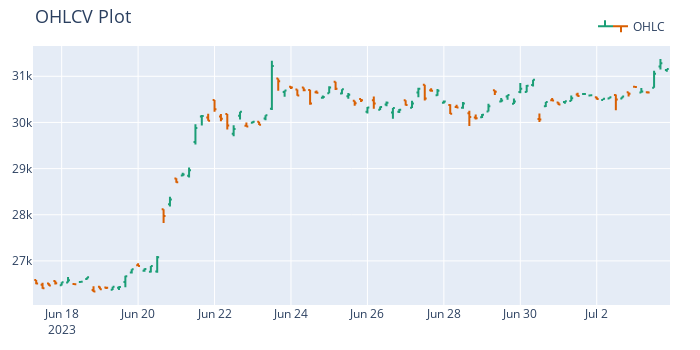

The notebook cell this image was saved under:
### Code cell
kwargs1 = {"title_text" : "OHLCV Plot", "title_font_size" : 18}
h4_ohlc_sample = h4_df[["Open", "High", "Low", "Close"]].iloc[100:200]#.dropna()
f = h4_ohlc_sample.vbt.ohlcv.plot(**kwargs1)
f.show()
